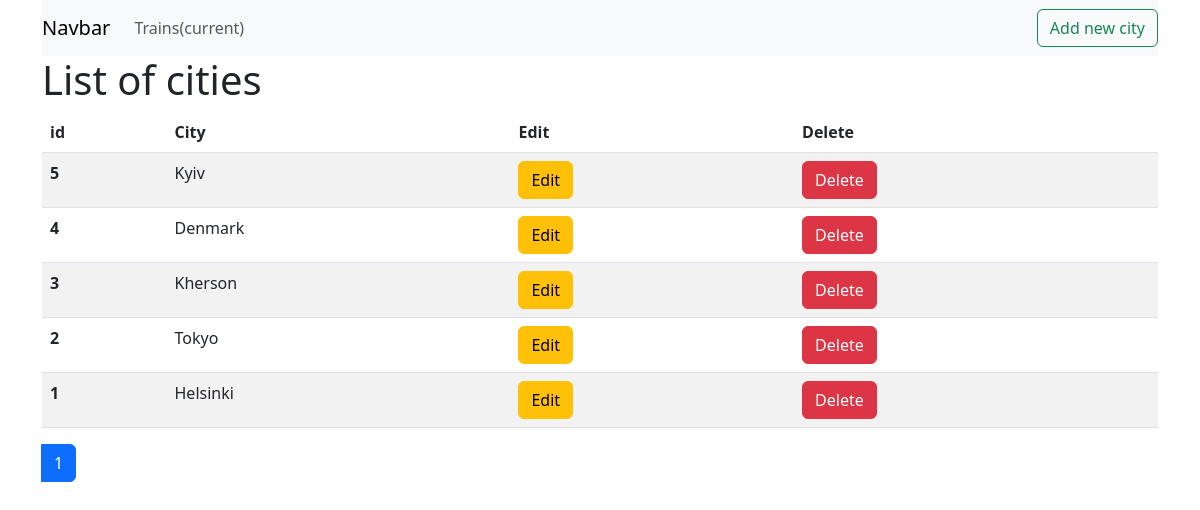
The app's page /, older data.
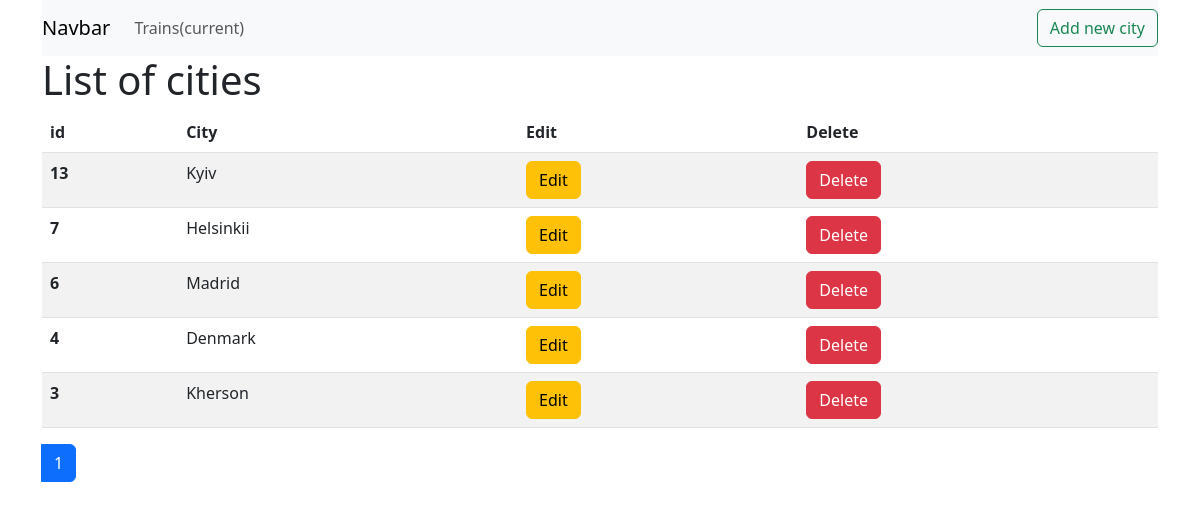
The same page, newer data.
### cities_main/models.py (models this page shows, shortened)
class City(models.Model):
    name = models.CharField(max_length=50, unique=True)
    slug = models.SlugField(max_length=50, unique=True)
    created = models.DateTimeField(auto_now_add=True)

### cities_main/views.py (the view)
# urls.py: path('', TrainListView.as_view(), name="homepage"),
class TrainListView(ListView):
    model = City
    ordering = '-created'
    context_object_name = 'city'
    template_name = 'cities_main/index.html'
    paginate_by = 5

### cities_main/templates/cities_main/index.html (shortened to what this page needs)
{% extends 'cities_main/base.html' %}
{% block body %}
<div class="container">
    <div class="row justify-content-center">
        <div class="col-sm-12">
            <h1>List of cities</h1>
            <table class="table table-striped">
                <thead>
                <tr>
                    <th scope="col">id</th>
                    <th scope="col">City</th>
                    <th scope="col">Edit</th>
                    <th scope="col">Delete</th>
                </tr>
                </thead>
                <tbody>
                {% for i in city %}
                <tr>
                    <th scope="row">{{ i.pk }}</th>
                    <td>{{ i.name }}</td>
                    <td>
                        <a href="{% url 'cities_main:UpdateCity' slug=i.slug%}" class="text-decoration-none">
                            <button type="button" class="btn btn-warning">Edit</button>
                        </a>
                    </td>
                    <td><a href="{% url 'cities_main:DeleteCity' slug=i.slug%}" class="text-decoration-none">
                        <button type="button" class="btn btn-danger">Delete</button>
                    </a>
                    </td>
                </tr>
                {% endfor %}
                </tbody>
            </table>
            <nav aria-label="Page navigation example">
  <ul class="pagination">
      {% for page in page_obj.paginator.page_range%}
    <li class="page-item {% if page == page_obj.number %} active {% endif %}">
        <a class="page-link" href="?page={{page}}">{{page}}</a>
    </li>
      {%endfor%}
  </ul>
</nav>
        </div>
    </div>
</div>
{% endblock %}

### cities_main/templates/cities_main/base.html (shortened to what this page needs)
<!doctype html>
<html lang="en">
<head>
    <link href="https://cdn.jsdelivr.net/npm/bootstrap@5.3.0/dist/css/bootstrap.min.css" rel="stylesheet"
>
</head>
<body>
<div class="container">
    <div class="row justify-content-center">
        <div class="col-sm-12">
            <nav class="navbar navbar-expand-lg navbar-light bg-light">
                <a class="navbar-brand" href="{% url 'cities_main:homepage'%}">Navbar</a>
                <div class="collapse navbar-collapse" id="navbarTogglerDemo02">
                    <ul class="navbar-nav mr-auto mt-2 mt-lg-0">
                        <li class="nav-item active">
                            <a class="nav-link" href="{% url 'cities_main:homepage'%}">Trains<span class="sr-only">(current)</span></a>
                        </li>
                    </ul>
                </div>
                <form class="form-inline my-4 my-lg-0">
                    <a href="{% url 'cities_main:CreateCity'%}">
                        <button type="button" class="btn btn-outline-success">Add new city</button>
                    </a>
                </form>
            </nav>
        </div>
    </div>
</div>
{% block body %}
{% endblock %}
</body>
</html>

Row changes from the older to the newer data that the page shows:
removed City: pk "5", name "Kyiv"
removed City: pk "2", name "Tokyo"
removed City: pk "1", name "Helsinki"
added City: pk "13", name "Kyiv"
added City: pk "7", name "Helsinkii"
added City: pk "6", name "Madrid"
